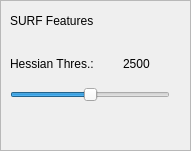
         <widget class="QFrame" name="surfFrame">
          <property name="enabled">
           <bool>true</bool>
          </property>
          <property name="geometry">
           <rect>
            <x>510</x>
            <y>10</y>
            <width>191</width>
            <height>151</height>
           </rect>
          </property>
          <property name="frameShape">
           <enum>QFrame::StyledPanel</enum>
          </property>
          <property name="frameShadow">
           <enum>QFrame::Raised</enum>
          </property>
          <widget class="QLabel" name="label_48">
           <property name="geometry">
            <rect>
             <x>10</x>
             <y>10</y>
             <width>141</width>
             <height>21</height>
            </rect>
           </property>
           <property name="text">
            <string>SURF Features</string>
           </property>
          </widget>
          <widget class="QLabel" name="label_49">
           <property name="geometry">
            <rect>
             <x>10</x>
             <y>53</y>
             <width>121</width>
             <height>21</height>
            </rect>
           </property>
           <property name="text">
            <string>Hessian Thres.:</string>
           </property>
          </widget>
          <widget class="QSlider" name="surfThresSL">
           <property name="geometry">
            <rect>
             <x>10</x>
             <y>80</y>
             <width>160</width>
             <height>29</height>
            </rect>
           </property>
           <property name="minimum">
            <number>0</number>
           </property>
           <property name="maximum">
            <number>5000</number>
           </property>
           <property name="value">
            <number>2500</number>
           </property>
           <property name="orientation">
            <enum>Qt::Horizontal</enum>
           </property>
          </widget>
          <widget class="QLabel" name="surfThresValLabel">
           <property name="geometry">
            <rect>
             <x>123</x>
             <y>53</y>
             <width>41</width>
             <height>21</height>
            </rect>
           </property>
           <property name="text">
            <string>2500</string>
           </property>
          </widget>
         </widget>
